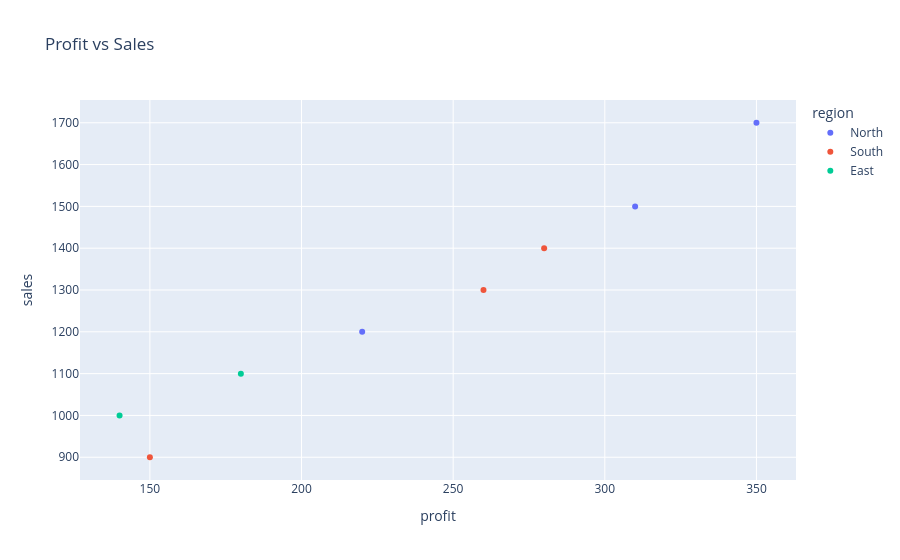

Notebook source saved alongside this figure:
### Markdown cell above
17) Create a **Plotly scatter plot** from `sales` with `profit` on the x-axis, `sales` on the y-axis, and use `region` to color the points.

### Code cell
fig = px.scatter(
    sales,
    x='profit',
    y='sales',
    color='region',
    title='Profit vs Sales'
)

fig.show()

### Figure 1 — Plotly figure (JSON) as saved in the notebook; plotly's stock layout.template omitted (floating-point values rounded to 4 significant figures)
{"data": [{"hovertemplate": "region=North<br>profit=%{x}<br>sales=%{y}<extra></extra>", "legendgroup": "North", "marker": {"color": "#636efa", "symbol": "circle"}, "mode": "markers", "name": "North", "orientation": "v", "showlegend": true, "type": "scatter", "x": [220, 310, 350], "xaxis": "x", "y": [1200, 1500, 1700], "yaxis": "y"}, {"hovertemplate": "region=South<br>profit=%{x}<br>sales=%{y}<extra></extra>", "legendgroup": "South", "marker": {"color": "#EF553B", "symbol": "circle"}, "mode": "markers", "name": "South", "orientation": "v", "showlegend": true, "type": "scatter", "x": [150, 260, 280], "xaxis": "x", "y": [900, 1300, 1400], "yaxis": "y"}, {"hovertemplate": "region=East<br>profit=%{x}<br>sales=%{y}<extra></extra>", "legendgroup": "East", "marker": {"color": "#00cc96", "symbol": "circle"}, "mode": "markers", "name": "East", "orientation": "v", "showlegend": true, "type": "scatter", "x": [180, 140], "xaxis": "x", "y": [1100, 1000], "yaxis": "y"}], "layout": {"legend": {"title": {"text": "region"}, "tracegroupgap": 0}, "title": {"text": "Profit vs Sales"}, "xaxis": {"anchor": "y", "domain": [0, 1], "title": {"text": "profit"}}, "yaxis": {"anchor": "x", "domain": [0, 1], "title": {"text": "sales"}}}}
